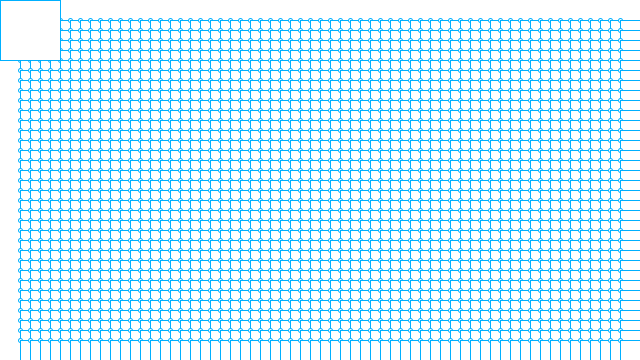
Frame 1 (no input)
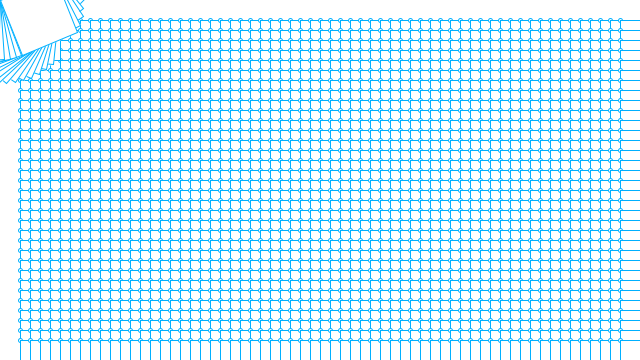
Frame 60 (the mouse pressed at the canvas centre just before this capture)
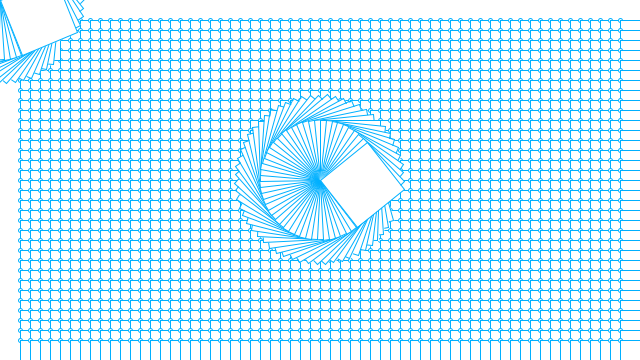
Frame 120 (the mouse held since frame 60 and released just before this capture)

The Processing sketch that drew these frames (run headless with seeded random() and noise(); from frame 60 on, the mouse is pressed at the canvas centre):

// Processing sketch: processing_72773
// ── processing_72773.pde

float angle = 0.0;
void setup () {
  size(640,360);
  background(255);
smooth();
fill(255);
stroke(0,176,255);
for (int y = 20; y <= height-20; y += 10) {
  for (int x =20; x <= width-20; x += 10) {
    ellipse(x,y,4,4);
   //Draw tons of rect
   fill(255);
   rect(x,y,30,30);
  }
}
   
}
   void draw() {
     translate(mouseX,mouseY);
     rotate(angle);
     rect(0,0,60,60);
     angle += 0.1;
   }
